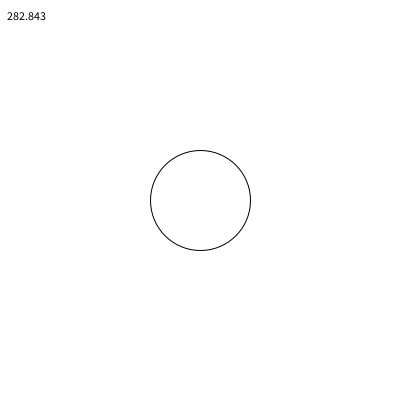
Frame 1 (no input)
Frame 60 (the mouse pressed at the canvas centre just before this capture): identical to frame 1, image omitted
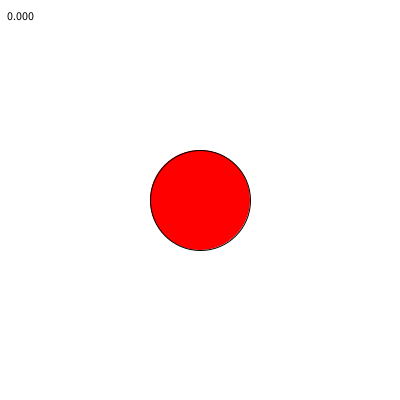
Frame 120 (the mouse held since frame 60 and released just before this capture)

The Processing sketch that drew these frames (run headless with seeded random() and noise(); from frame 60 on, the mouse is pressed at the canvas centre):

// Processing sketch: processing_89363
// ── processing_89363.pde

float diametre;
float posX, posY;
float fade;

void setup() {
  size(400, 400);
  smooth();
  frameRate(30);

  diametre = 100; // J'assigne la valeur du diametre du cercle.
  posX = width*0.5; // position X du cercle.
  posY = height*0.5; // position Y du cercle.
  fade = 255;
}

void draw() {
  background(255);

  /* La distance entre la position actuelle du curseur
   et le centre du cercle. Updaté à chaque frame dû à la
   nature de draw() */
  float distance = dist(mouseX, mouseY, posX, posY);
  
  fill(0);
  text(distance, 5, 20);

  stroke(0);

  if(distance<diametre*0.5 && fade > 0){ // Si le curseur est dans le cercle et fade est > 0
    fade = fade - 20; // Enleve du vert et bleu (pour révéler plus de rouge)
  }
  if(distance>diametre*0.5 && fade < 255){ // Si le curseur est hors du cercle et fade < 255
    fade = fade + 20; // Ajoute du vert et du bleu (pour approcher vers le blanc)
  }
    
  fill(255,fade,fade);
  ellipse(posX, posY, diametre, diametre);
}
